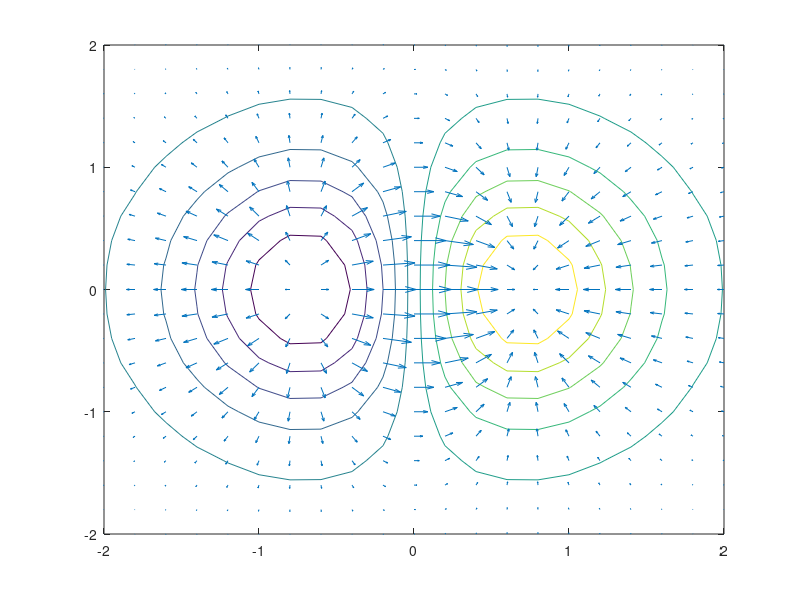

This chart was generated by the following MATLAB code:
x = -2:0.2:2;
y = x';
z = x .* exp(-x.^2 - y.^2);
[px,py] = gradient(z);

figure
contour(x,y,z)
hold on
quiver(x,y,px,py)
hold off